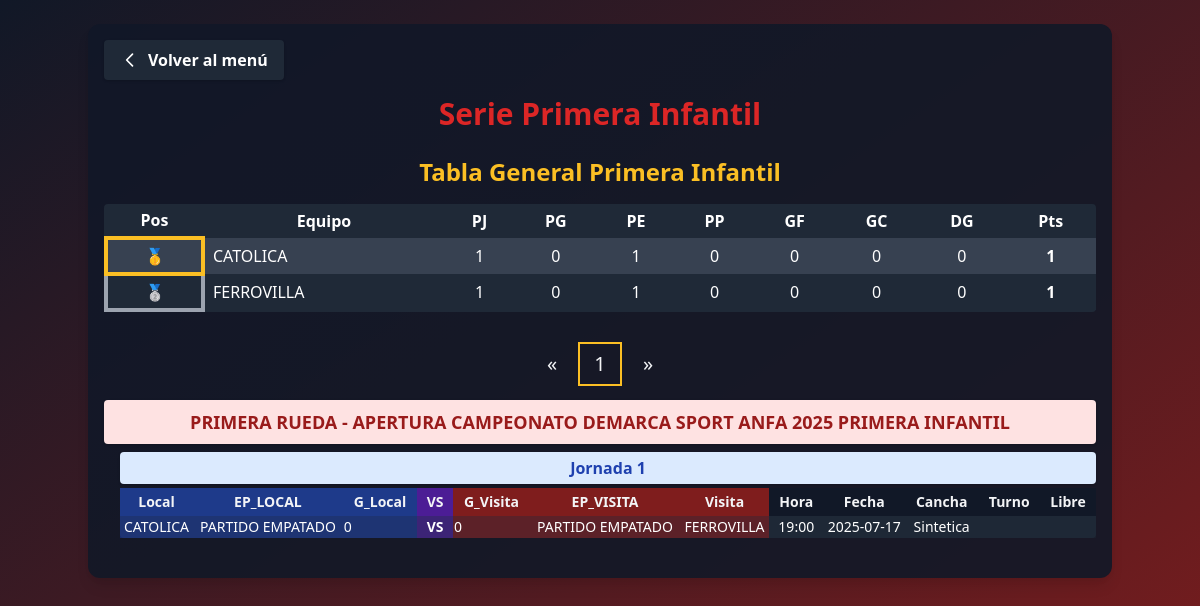
/serie_primera_infantil/, run on an earlier commit of the app's database.
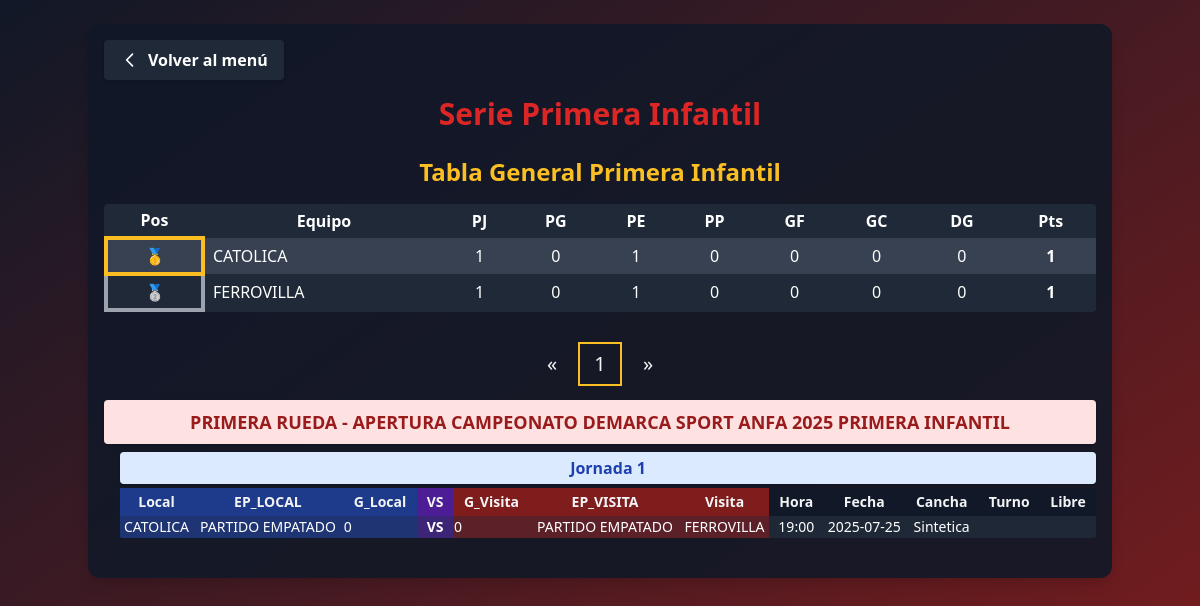
And on a later commit of the database.
### app_main/models.py (models this page shows, shortened)
class SeriePrimeraInfantil(models.Model):
    ESTADO_PARTIDO_CHOICES = [
        ('PARTIDO GANADO', 'PARTIDO GANADO'),
        ('PARTIDO EMPATADO', 'PARTIDO EMPATADO'),
        ('PARTIDO PERDIDO', 'PARTIDO PERDIDO'),
    ]
    jornada = models.ForeignKey(Jornada, on_delete=models.CASCADE, related_name='partidos_primera_infantil')
    equipo_local = models.ForeignKey('Clubes', on_delete=models.CASCADE, related_name='partidos_local_primera_infantil')
    estado_partido_local = models.CharField(max_length=50, choices=ESTADO_PARTIDO_CHOICES)
    goles_local = models.PositiveSmallIntegerField()
    goles_visita = models.PositiveSmallIntegerField()
    estado_partido_visita = models.CharField(max_length=50, choices=ESTADO_PARTIDO_CHOICES)
    equipo_visita = models.ForeignKey('Clubes', on_delete=models.CASCADE, related_name='partidos_visita_primera_infantil')
    horario = models.TimeField(null=True, blank=True)
    fecha = models.DateField(null=True, blank=True)
    cancha = models.CharField(max_length=100, blank=True, default="")
    turno = models.CharField(max_length=50)
    libre = models.CharField(max_length=100, blank=True, default="")

class Clubes(models.Model):
    club = models.CharField(max_length=100, unique=True)
    super_seniors = models.BooleanField(default=False)
    seniors = models.BooleanField(default=False)
    honor = models.BooleanField(default=False)
    segunda_honor = models.BooleanField(default=False)
    juveniles = models.BooleanField(default=False)
    primera_infantil = models.BooleanField(default=False)
    segunda_infantil = models.BooleanField(default=False)
    tercera_infantil = models.BooleanField(default=False)
    femenino = models.BooleanField(default=False)
    def __str__(self):
        return self.club

### app_main/views.py (the view, shortened to what this page needs)
# urls.py: path('serie_primera_infantil/', views.serie_primera_infantil, name='serie_primera_infantil'),
def serie_primera_infantil(request):
    fases = Fase.objects.filter(nombre__icontains="PRIMERA INFANTIL").prefetch_related('jornadas__partidos_primera_infantil')
    clubes = Clubes.objects.all()
    jornadas = Jornada.objects.all()
    tablero_general = calcular_tablero_general_primera_infantil()
    return render(request, 'serie_primera_infantil.html', {
        'fases': fases,
        'clubes': clubes,
        'jornadas': jornadas,
        'estado_choices': SeriePrimeraInfantil.ESTADO_PARTIDO_CHOICES,
        'tablero_general': tablero_general,
    })

### app_main/templates/serie_primera_infantil.html (shortened to what the changed rows need)
<!DOCTYPE html>
<html>
<head>
    <link href="https://cdn.jsdelivr.net/npm/tailwindcss@2.2.19/dist/tailwind.min.css" rel="stylesheet"/>
</head>
<body class="bg-gradient-to-br from-gray-900 to-red-900 min-h-screen text-gray-100">
    <div class="container mx-auto p-4 bg-gray-900 bg-opacity-90 rounded-xl shadow-lg mt-6">
        <h1 class="text-3xl font-extrabold text-red-600 mb-6 text-center drop-shadow">Serie Primera Infantil</h1>
        <h2 class="text-2xl font-bold text-center text-yellow-400 mb-4">Tabla General Primera Infantil</h2>
        <div class="w-full mb-8">
            <div class="overflow-x-auto">
                <table class="min-w-full bg-gray-800 text-white rounded">
                    <thead>
                        <tr>
                            <th class="px-2 py-1">Pos</th>
                            <th class="px-2 py-1">Equipo</th>
                            <th class="px-2 py-1">PJ</th>
                            <th class="px-2 py-1">PG</th>
                            <th class="px-2 py-1">PE</th>
                            <th class="px-2 py-1">PP</th>
                            <th class="px-2 py-1">GF</th>
                            <th class="px-2 py-1">GC</th>
                            <th class="px-2 py-1">DG</th>
                            <th class="px-2 py-1">Pts</th>
                        </tr>
                    </thead>
                </table>
            </div>
        </div>
        <div id="fases-container">
        {% for fase in fases %}
            <div class="fase-page{% if forloop.first %} active{% endif %}" data-fase-index="{{ forloop.counter0 }}">
                <div class="bg-red-100 text-red-800 font-bold rounded px-4 py-2 flex flex-col items-center justify-center mb-2 shadow">
                    <span class="text-lg text-center w-full">{{ fase.nombre }}</span>
                </div>
                <div class="ml-4 mb-6">
                    {% for jornada in fase.jornadas.all %}
                        <div class="bg-blue-100 text-blue-800 font-semibold rounded px-3 py-1 flex flex-col items-center justify-center mb-1 shadow">
                            <span class="text-base text-center w-full">{{ jornada.nombre }}</span>
                        </div>
                        <form method="post" class="mb-4">
                            <div class="overflow-x-auto">
                            <table class="min-w-full text-xs md:text-sm bg-gray-800 rounded shadow">
                                <thead>
                                    <tr>
                                        <th class="px-2 py-1 bg-blue-900">Local</th>
                                        <th class="px-2 py-1 bg-blue-900">EP_LOCAL</th>
                                        <th class="px-2 py-1 bg-blue-900">G_Local</th>
                                        <th class="px-2 py-1 bg-purple-900">VS</th>
                                        <th class="px-2 py-1 bg-red-900">G_Visita</th>
                                        <th class="px-2 py-1 bg-red-900">EP_VISITA</th>
                                        <th class="px-2 py-1 bg-red-900">Visita</th>
                                        <th class="px-2 py-1 bg-gray-900">Hora</th>
                                        <th class="px-2 py-1 bg-gray-900">Fecha</th>
                                        <th class="px-2 py-1 bg-gray-900">Cancha</th>
                                        <th class="px-2 py-1 bg-gray-900">Turno</th>
                                        <th class="px-2 py-1 bg-gray-900">Libre</th>
                                    </tr>
                                </thead>
                                <tbody>
                                    {% for sh in jornada.partidos_primera_infantil.all %}
                                    <tr id="jornada-{{ jornada.id }}-partido-{{ sh.id }}">
                                        <td class="text-center text-white bg-blue-800 bg-opacity-50">{{ sh.equipo_local.club }}</td>
                                        <td class="text-center text-white bg-blue-800 bg-opacity-50">{{ sh.estado_partido_local }}</td>
                                        <td class="bg-blue-800 bg-opacity-50">
                                            {% if user.is_authenticated %}
                                            <input type="number" name="goles_local_{{ sh.id }}" value="{{ sh.goles_local }}" min="0" class="bg-gray-900 text-white rounded w-16 px-1">
                                            {% else %}
                                            <span class="text-center text-white">{{ sh.goles_local }}</span>
                                            {% endif %}
                                        </td>
                                        <td class="text-center text-white bg-purple-800 bg-opacity-50 font-bold">VS</td>
                                        <td class="bg-red-800 bg-opacity-50">
                                            {% if user.is_authenticated %}
                                            <input type="number" name="goles_visita_{{ sh.id }}" value="{{ sh.goles_visita }}" min="0" class="bg-gray-900 text-white rounded w-16 px-1">
                                            {% else %}
                                            <span class="text-center text-white">{{ sh.goles_visita }}</span>
                                            {% endif %}
                                        </td>
                                        <td class="text-center text-white bg-red-800 bg-opacity-50">{{ sh.estado_partido_visita }}</td>
                                        <td class="text-center text-white bg-red-800 bg-opacity-50">{{ sh.equipo_visita.club }}</td>
                                        <td class="text-center text-white bg-gray-800 bg-opacity-50">{{ sh.horario }}</td>
                                        <td class="text-center text-white bg-gray-800 bg-opacity-50">{{ sh.fecha|date:'Y-m-d' }}</td>
                                        <td class="text-center text-white bg-gray-800 bg-opacity-50">{{ sh.cancha }}</td>
                                        <td class="text-center text-white bg-gray-800 bg-opacity-50">{{ sh.turno }}</td>
                                        <td class="text-center text-white bg-gray-800 bg-opacity-50">{{ sh.libre }}</td>
                                    </tr>
                                    {% empty %}
                                    <tr><td colspan="{% if user.is_authenticated %}13{% else %}12{% endif %}" class="text-center text-gray-400">No hay partidos en esta jornada.</td></tr>
                                    {% endfor %}
                                </tbody>
                            </table>
                            </div>
                        </form>
                    {% empty %}
                        <div class="text-gray-400 mb-4 text-center">No hay jornadas en esta fase.</div>
                    {% endfor %}
                </div>
            </div>
        {% empty %}
            <div class="text-gray-400 text-center">No hay fases creadas.</div>
        {% endfor %}
        </div>
    </div>
</body>
</html>

What changed in the data, as far as the page shows it:
changed SeriePrimeraInfantil "PARTIDO EMPATADO": fecha "2025-07-17" → "2025-07-25"
